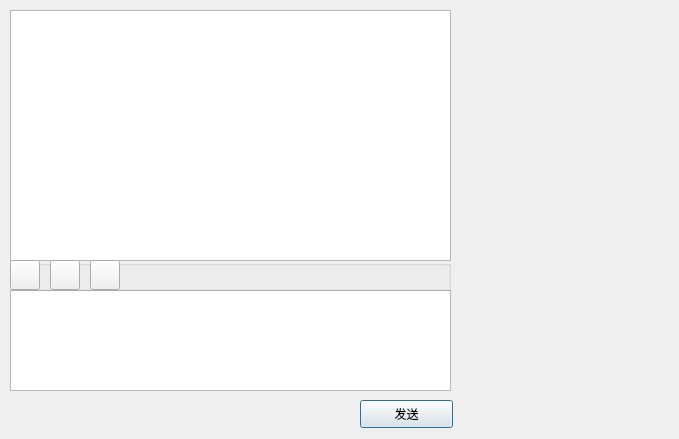
<?xml version="1.0" encoding="UTF-8"?>
<ui version="4.0">
 <class>ChatDialog</class>
 <widget class="QDialog" name="ChatDialog">
  <property name="geometry">
   <rect>
    <x>0</x>
    <y>0</y>
    <width>679</width>
    <height>439</height>
   </rect>
  </property>
  <property name="minimumSize">
   <size>
    <width>679</width>
    <height>439</height>
   </size>
  </property>
  <property name="maximumSize">
   <size>
    <width>679</width>
    <height>439</height>
   </size>
  </property>
  <property name="windowTitle">
   <string>Dialog</string>
  </property>
  <widget class="QTextEdit" name="te_chat">
   <property name="geometry">
    <rect>
     <x>10</x>
     <y>290</y>
     <width>441</width>
     <height>101</height>
    </rect>
   </property>
  </widget>
  <widget class="QTextBrowser" name="tb_chat">
   <property name="geometry">
    <rect>
     <x>10</x>
     <y>10</y>
     <width>441</width>
     <height>251</height>
    </rect>
   </property>
  </widget>
  <widget class="QPushButton" name="pb_send">
   <property name="geometry">
    <rect>
     <x>360</x>
     <y>400</y>
     <width>93</width>
     <height>28</height>
    </rect>
   </property>
   <property name="text">
    <string>发送</string>
   </property>
  </widget>
  <widget class="QGroupBox" name="groupBox">
   <property name="geometry">
    <rect>
     <x>10</x>
     <y>260</y>
     <width>441</width>
     <height>31</height>
    </rect>
   </property>
   <property name="title">
    <string/>
   </property>
   <widget class="QPushButton" name="pb_tool1">
    <property name="geometry">
     <rect>
      <x>0</x>
      <y>0</y>
      <width>30</width>
      <height>30</height>
     </rect>
    </property>
    <property name="text">
     <string/>
    </property>
   </widget>
   <widget class="QPushButton" name="pb_tool2">
    <property name="geometry">
     <rect>
      <x>40</x>
      <y>0</y>
      <width>30</width>
      <height>30</height>
     </rect>
    </property>
    <property name="text">
     <string/>
    </property>
   </widget>
   <widget class="QPushButton" name="pb_tool3">
    <property name="geometry">
     <rect>
      <x>80</x>
      <y>0</y>
      <width>30</width>
      <height>30</height>
     </rect>
    </property>
    <property name="text">
     <string/>
    </property>
   </widget>
  </widget>
 </widget>
 <resources/>
 <connections/>
</ui>
